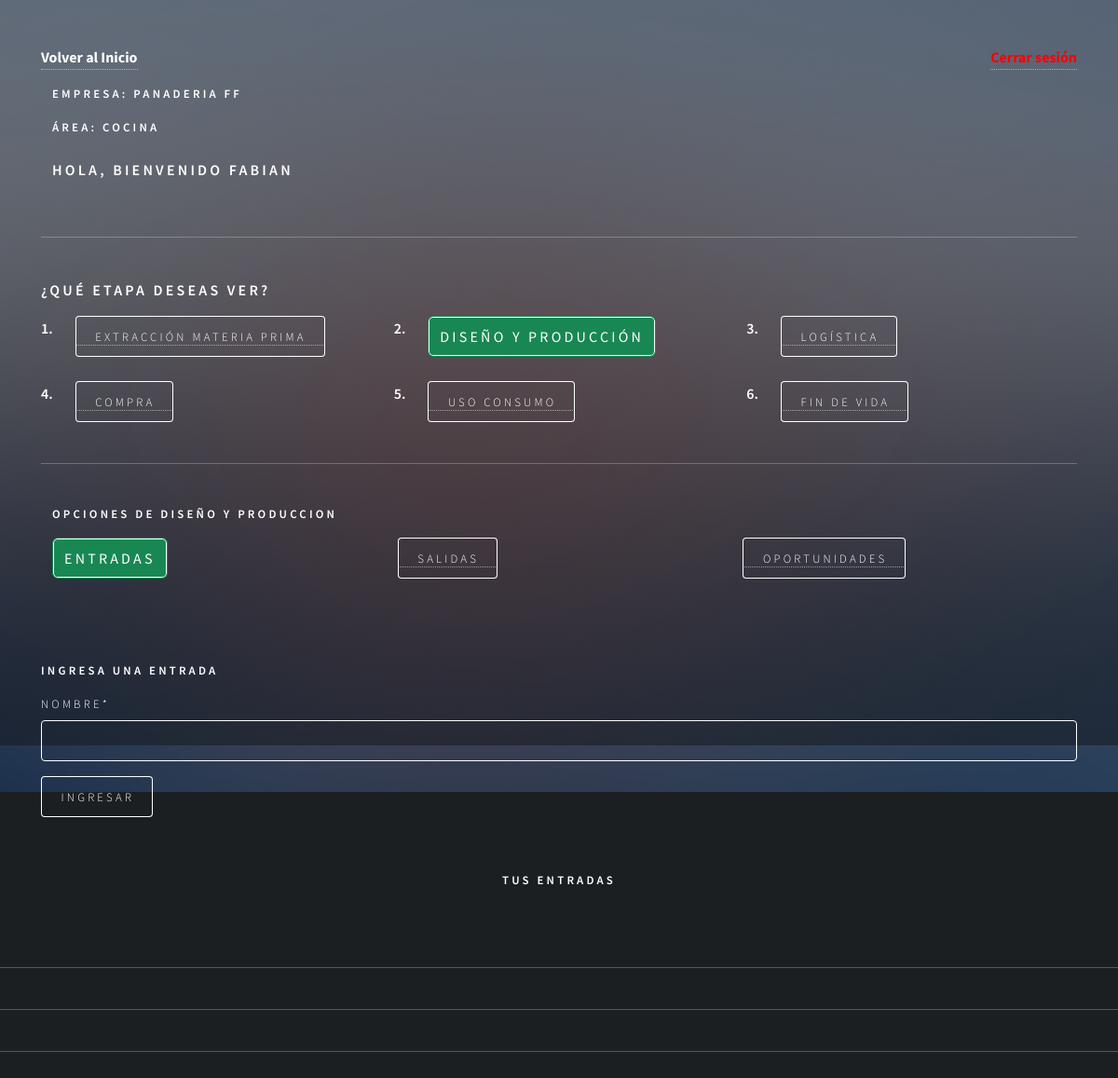
The app's page /agregar_entrada_diseño (signed in) with its own data.
### app/models.py (models this page shows, shortened)
class RegistroTrabajador(models.Model):
    usuario = models.ForeignKey(Usuario, on_delete=models.CASCADE)
    descripcion = models.TextField(max_length=160)
    id_area = models.ForeignKey(AreaEmpresa, on_delete=models.CASCADE)

class AreaEmpresa(models.Model):
    id_area = models.AutoField(primary_key=True)
    nombre  = models.CharField(max_length=20)
    productos = models.CharField(max_length=50)
    id_empresa = models.ForeignKey(Empresa, on_delete=models.CASCADE)
    calle = models.CharField(max_length=250)
    comuna = models.CharField(max_length=150)
    lat = models.IntegerField()
    long = models.IntegerField()

class Empresa(models.Model):
    id_empresa = models.AutoField(primary_key=True)
    nombre  = models.CharField(max_length=20)
    calle = models.CharField(max_length=250)
    comuna = models.CharField(max_length=150)
    lat = models.IntegerField()
    long = models.IntegerField()

### user/models.py (models this page shows, shortened)
class Usuario(AbstractUser):
    telefono = models.IntegerField(null=True)
    id_telegram = models.CharField(max_length=100, null=True, default=0)

### app/forms.py
class EntradaForm(forms.ModelForm):
    class Meta:
        model = Entrada
        fields = 'nombre',

### app/views.py (called while the page is built, shortened)
def agregarEntradaDiseño(request):
    if request.user.is_authenticated:
        registros = RegistroTrabajador.objects.filter(usuario=request.user)
        etapa = Etapa.objects.values_list("id_etapa", flat=True).filter(nombre="Diseño y produccion")
        entradas = Entrada.objects.filter(usuario=request.user)
        areaTrabajador = RegistroTrabajador.objects.values_list("id_area", flat=True).filter(usuario = request.user)
        data = {
            'form': EntradaForm(),
            'registros': registros,
            'entradas': entradas
        }
        return render(request,'autodiagnostico/diseñoProduccion/entrada/agregar_entrada.html', data)
    else:
        return render(request, 'autodiagnostico/diseñoProduccion/entrada/agregar_entrada.html')

### app/templates/autodiagnostico/diseñoProduccion/entrada/agregar_entrada.html (shortened to what this page needs)
{% extends 'autodiagnostico/diseñoProduccion/home_diseño.html' %}
{% load static %}
{% load crispy_forms_tags %}
{% block diseño %}
<div class="container">
    <form action="" method="post">
        <h4>Ingresa una entrada</h4>
        {{form | crispy}}
        <div>
            <input type="submit" class="btn btn-primary" value="ingresar">
        </div>
    </form>
</div>
<br>
<h4>Tus entradas</h4>
{% endblock diseño %}

### app/templates/autodiagnostico/auto_diagnostico.html (shortened to what this page needs)
{% load static %}
<!DOCTYPE HTML>
<html>
<head>
    <link href="https://cdn.jsdelivr.net/npm/bootstrap@5.2.0/dist/css/bootstrap.min.css" rel="stylesheet"
>
    <link rel="stylesheet" href="{% static 'css/main.css' %}" />
    <link rel="stylesheet" href="{% static 'css/style.css' %}">
</head>
<body class="is-preload">
    <div id="wrapper">
        <div class="container-sm">
            {% if user.is_authenticated %}
            <div class="d-flex justify-content-between align-items-center mb-3">
                <a id="home_admin" href="{% url 'home' %}">Volver al Inicio</a> <a href="{% url 'logout' %}"
                    id="cerrarSesion">Cerrar sesión</a>
            </div>
            {% if registros %}
            <div class="container-sm">
                <div class="row">
                    {% if user.is_staff %}
                    <h3>Bienvenido Admin, {{ user.first_name }}</h3>
                    {% else %}
                    {% for i in registros %}
                    <div class="mb-2">
                        <h4>Empresa: {{ i.id_area.id_empresa.nombre}}</h4>
                        <h4>Área: {{ i.id_area.nombre}}</h4>
                    </div>
                    <h3>Hola, bienvenido {{user.first_name}}</h3>
                    {% endfor %}
                    {% endif %}
                </div>
            </div>
            <hr>
            {% if not user.is_staff %}
            <h3>¿Qué etapa deseas ver?</h3>
            <div class="row">
                <div class="col-auto"><strong>1.</strong></div>
                <div class="col">
                    <a href="{% url 'extraccion_materiaPrima' %}"><button type="button" id="extraccion"
                            class="selected">Extracción Materia Prima</button></a>
                </div>
                <div class="col-auto"><strong>2.</strong></div>
                <div class="col">
                    <a href="{% url 'diseño_Produccion' %}"><button type="button" id="diseño">Diseño y
                            producción</button></a>
                </div>
                <div class="col-auto"><strong>3.</strong></div>
                <div class="col">
                    <a href="{% url 'logistica' %}"><button type="button" id="logistica">Logística</button></a>
                </div>
            </div>
            <br>
            <div class="row">
            <div class="col-auto"><strong>4.</strong></div>
            <div class="col">
                <a href="{% url 'compra' %}"><button type="button" id="compra">Compra</button></a>
            </div>
            <div class="col-auto"><strong>5.</strong></div>
            <div class="col">
                <a href="{% url 'uso_consumo' %}"><button type="button" id="uso">Uso consumo</button></a>
            </div>
            <div class="col-auto"><strong>6.</strong></div>
            <div class="col">
                <a href="{% url 'fin_vida' %}"><button type="button" id="fin">Fin de vida</button></a>
            </div>
        </div>
        {% endif %}
            <hr>
        {% block body %}{% endblock %}
    </div>
    {% else %}
    <h1>Registra la empresa y el area a la que perteneces!!!!</h1>
    <a href="{% url 'agregar_Area' user.id  %}"><button type="button">Aqui</button></a>
    {% endif %}
    {% else %}
    <h1>Inicia Session</h1>
    <p>Para acceder a tu Auto Diagnostico </p>
    <a href="{% url 'login'  %}"><button type="button">Inicia Session</button></a>
    {% endif %}
    <hr>
    <hr>
    <hr>
    <br>
    <br>
    <div id="bg"></div>
</body>
</html>

### static/css/style.css (style rules this page uses)
#cerrarSesion { color: red; text-decoration: none; font-weight: bold; }
#home_admin { color: white; text-decoration: none; font-weight: bold; }

### records on screen
RegistroTrabajador: id_area.id_empresa.nombre "PANADERIA FF", id_area.nombre "COCINA"
Usuario: first_name "FABIAN"
